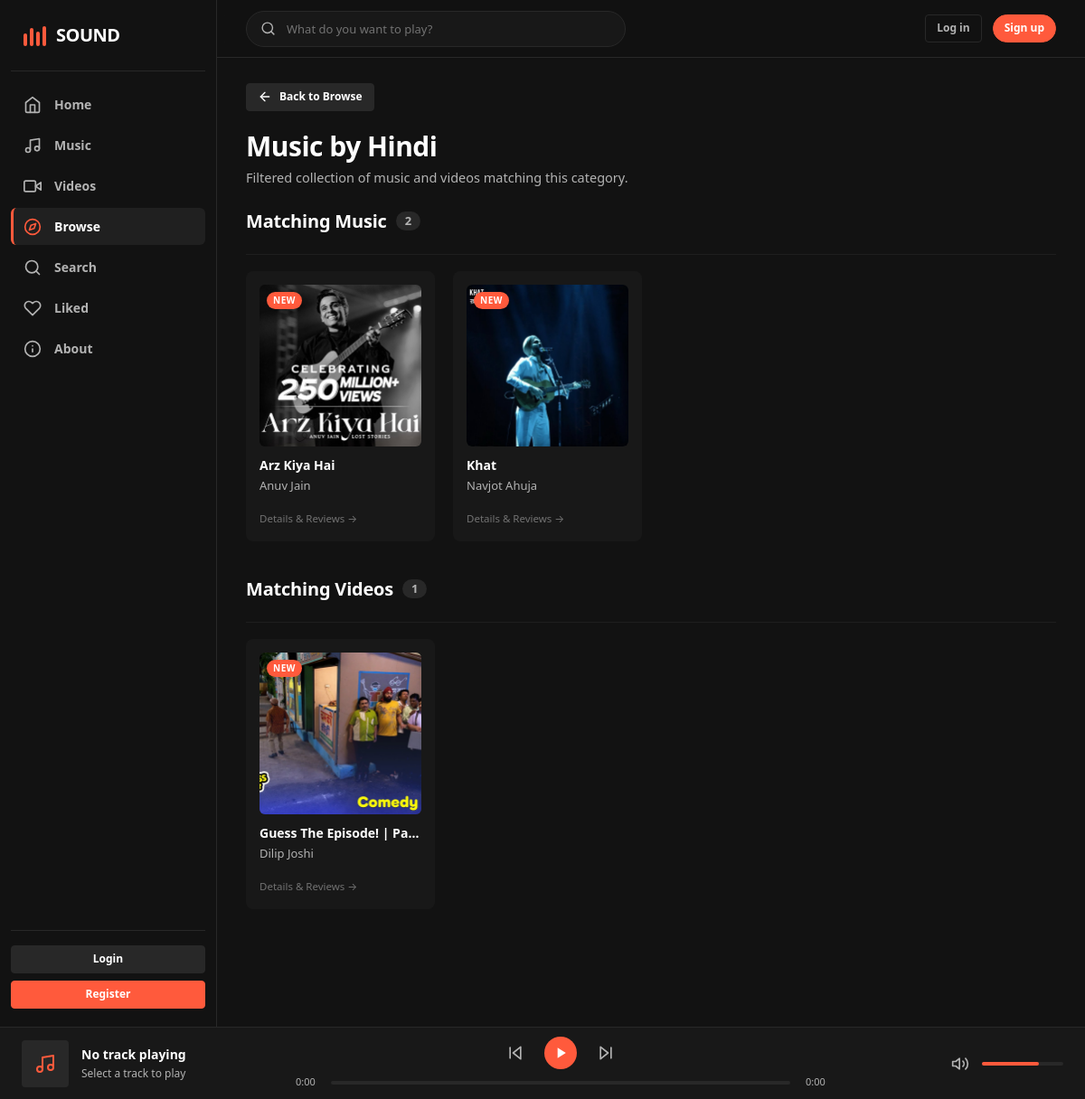
Page /browse.php?language=3 on the committed database.
### tables this page shows
CREATE TABLE `languages` (
  `id` int(11) NOT NULL,
  `name` varchar(50) NOT NULL
);

CREATE TABLE `music` (
  `id` int(11) NOT NULL,
  `artist_id` int(11) NOT NULL,
  `album_id` int(11) DEFAULT NULL,
  `genre_id` int(11) NOT NULL,
  `language_id` int(11) NOT NULL,
  `year_id` int(11) NOT NULL,
  `title` varchar(100) NOT NULL,
  `file_path` varchar(255) NOT NULL,
  `cover` varchar(255) DEFAULT NULL,
  `description` text DEFAULT NULL,
  `duration` int(11) DEFAULT NULL,
  `play_count` int(11) DEFAULT 0,
  `created_at` timestamp NOT NULL DEFAULT current_timestamp()
);

CREATE TABLE `artists` (
  `id` int(11) NOT NULL,
  `name` varchar(100) NOT NULL,
  `description` text DEFAULT NULL
);

CREATE TABLE `videos` (
  `id` int(11) NOT NULL,
  `artist_id` int(11) NOT NULL,
  `album_id` int(11) DEFAULT NULL,
  `genre_id` int(11) NOT NULL,
  `language_id` int(11) NOT NULL,
  `year_id` int(11) NOT NULL,
  `title` varchar(100) NOT NULL,
  `file_path` varchar(255) NOT NULL,
  `thumbnail` varchar(255) DEFAULT NULL,
  `description` text DEFAULT NULL,
  `duration` int(11) DEFAULT NULL,
  `play_count` int(11) DEFAULT 0,
  `created_at` timestamp NOT NULL DEFAULT current_timestamp()
);

### config/database.php (called while the page is built, shortened)
<?php
try {
    $pdo = new PDO("mysql:host=" . DB_HOST . ";dbname=" . DB_NAME . ";charset=utf8mb4", DB_USER, DB_PASS);
    $pdo->setAttribute(PDO::ATTR_ERRMODE, PDO::ERRMODE_EXCEPTION);
} catch (PDOException $e) {
    if (defined('APP_DEBUG') && APP_DEBUG) {
        die("Could not connect to the database " . DB_NAME . ": " . $e->getMessage());
    } else {
        error_log("Database connection error: " . $e->getMessage());
        http_response_code(500);
        die("<!DOCTYPE html><html><head><title>Service Unavailable</title><link rel='stylesheet' href='/sound/assets/css/style.css'></head><body style='display:flex;align-items:center;justify-content:center;min-height:100vh;background:#121212;color:#fff;font-family:\"Segoe UI\", sans-serif;'><div style='text-align:center;'><h1>Service Temporarily Unavailable</h1><p style='color:#b3b3b3;'>We are experiencing database connectivity issues. Please try again in a few moments.</p></div></body></html>");
    }
}
function query($sql, $params = []) {
    global $pdo;
    $stmt = $pdo->prepare($sql);
    $stmt->execute($params);
    return $stmt;
}
function fetchAll($sql, $params = []) {
    return query($sql, $params)->fetchAll(PDO::FETCH_ASSOC);
}
function fetchOne($sql, $params = []) {
    return query($sql, $params)->fetch(PDO::FETCH_ASSOC);
}
require_once __DIR__ . '/../includes/helpers.php';

### browse.php (the view, shortened to what this page needs)
<?php
$isFiltered = false;
$filterHeading = '';
$matchingMusic = [];
$matchingVideos = [];
if (isset($_GET['artist'])) {
    $isFiltered = true;
    $artistId = intval($_GET['artist']);
    $artist = fetchOne("SELECT * FROM artists WHERE id = ?", [$artistId]);
    $filterName = $artist['name'] ?? 'Unknown Artist';
    $filterHeading = "Music by " . $filterName;
    $page_title = $filterHeading;
    $matchingMusic = fetchAll("
        SELECT m.*, a.name as artist_name, g.name as genre_name
        FROM music m
        JOIN artists a ON m.artist_id = a.id
        LEFT JOIN genres g ON m.genre_id = g.id
        WHERE m.artist_id = ?
        ORDER BY m.title ASC
    ", [$artistId]);
    $matchingVideos = fetchAll("
        SELECT v.*, a.name as artist_name, g.name as genre_name
        FROM videos v
        JOIN artists a ON v.artist_id = a.id
        LEFT JOIN genres g ON v.genre_id = g.id
        WHERE v.artist_id = ?
        ORDER BY v.title ASC
    ", [$artistId]);
} elseif (isset($_GET['language'])) {
    $isFiltered = true;
    $languageId = intval($_GET['language']);
    $language = fetchOne("SELECT * FROM languages WHERE id = ?", [$languageId]);
    $filterName = $language['name'] ?? 'Unknown Language';
    $filterHeading = "Music by " . $filterName;
    $matchingMusic = fetchAll("
        SELECT m.*, a.name as artist_name, g.name as genre_name
        FROM music m
        JOIN artists a ON m.artist_id = a.id
        LEFT JOIN genres g ON m.genre_id = g.id
        WHERE m.language_id = ?
        ORDER BY m.title ASC
    ", [$languageId]);
    $matchingVideos = fetchAll("
        SELECT v.*, a.name as artist_name, g.name as genre_name
        FROM videos v
        JOIN artists a ON v.artist_id = a.id
        LEFT JOIN genres g ON v.genre_id = g.id
        WHERE v.language_id = ?
        ORDER BY v.title ASC
    ", [$languageId]);
}
require_once __DIR__ . '/includes/header.php';
?>
<div class="container" style="max-width: 1200px; margin: 0 auto; padding-bottom: 50px;">
    <?php if ($isFiltered): ?>
        <div style="margin-bottom: 24px;">
            <a href="/sound/browse.php" class="btn btn-secondary btn-sm" style="display: inline-flex; align-items: center; gap: 8px; margin-bottom: 20px;">
                <svg width="16" height="16" viewBox="0 0 24 24" fill="none" stroke="currentColor" stroke-width="2" stroke-linecap="round" stroke-linejoin="round">
                    <line x1="19" y1="12" x2="5" y2="12"></line>
                    <polyline points="12 19 5 12 12 5"></polyline>
                </svg>
                <span>Back to Browse</span>
            </a>
            <h1 style="font-size: 30px; font-weight: 800; color: var(--text-primary); margin-bottom: 6px; letter-spacing: -0.5px;">
                <?php echo htmlspecialchars($filterHeading); ?>
            </h1>
            <p style="color: var(--text-muted); font-size: 14.5px; margin: 0;">
                Filtered collection of music and videos matching this category.
            </p>
        </div>
        <?php
        $hasMusic = !empty($matchingMusic);
        $hasVideos = !empty($matchingVideos);
        ?>
        <?php if (!$hasMusic && !$hasVideos): ?>
            <div class="empty-state-card" style="margin-top: 32px; padding: 48px 32px;">
                <div style="width: 56px; height: 56px; border-radius: var(--radius-pill); background: var(--bg-elevated); color: var(--text-subtle); display: flex; align-items: center; justify-content: center; margin: 0 auto 16px auto;">
                    <svg width="28" height="28" viewBox="0 0 24 24" fill="none" stroke="currentColor" stroke-width="2" stroke-linecap="round" stroke-linejoin="round">
                        <circle cx="12" cy="12" r="10"></circle>
                        <line x1="8" y1="12" x2="16" y2="12"></line>
                    </svg>
                </div>
                <h3 style="font-size: 18px; font-weight: 700; color: var(--text-primary); margin-bottom: 8px;">No music or videos found</h3>
                <p style="color: var(--text-muted); font-size: 14px; max-width: 440px; margin: 0 auto 24px auto;">
                    There are currently no music tracks or videos categorized under this filter.
                </p>
                <a href="/sound/browse.php" class="btn btn-primary" style="padding: 10px 24px;">Browse Other Categories</a>
            </div>
        <?php else: ?>
            <?php if ($hasMusic): ?>
                <div class="browse-section">
                    <div class="browse-section-header">
                        <h2 class="browse-section-title">
                            <span>Matching Music</span>
                            <span class="browse-count"><?php echo count($matchingMusic); ?></span>
                        </h2>
                    </div>
                    <div class="card-grid">
                        <?php foreach ($matchingMusic as $item):
                        ?>
                            <div class="card" data-track-id="<?php echo $item['id']; ?>" data-track-url="<?php echo htmlspecialchars(asset_url($item['file_path'])); ?>" data-track-title="<?php echo htmlspecialchars($item['title']); ?>" data-track-artist="<?php echo htmlspecialchars($item['artist_name']); ?>" data-cover="<?php echo htmlspecialchars(asset_url($item['cover'] ?? '')); ?>">
                                <div class="card-cover">
                                    <?php echo render_cover_tile($item['title'], $item['cover'] ?? '', $item['title']); ?>
                                    <?php if (isNewItem($item['created_at'] ?? '')): ?>
                                        <span class="badge-new">NEW</span>
                                    <?php endif; ?>
                                </div>
                                <div class="card-content">
                                    <h3 class="card-title">
                                        <a href="/sound/music.php?id=<?php echo $item['id']; ?>" data-action="view-details"><?php echo htmlspecialchars($item['title']); ?></a>
                                    </h3>
                                    <p class="card-artist"><?php echo htmlspecialchars($item['artist_name']); ?></p>
                                    <a href="/sound/music.php?id=<?php echo $item['id']; ?>" class="card-details-action" data-action="view-details">Details & Reviews &rarr;</a>
                                </div>
                            </div>
                        <?php endforeach; ?>
                    </div>
                </div>
            <?php endif; ?>
            <?php if ($hasVideos): ?>
                <div class="browse-section">
                    <div class="browse-section-header">
                        <h2 class="browse-section-title">
                            <span>Matching Videos</span>
                            <span class="browse-count"><?php echo count($matchingVideos); ?></span>
                        </h2>
                    </div>
                    <div class="card-grid">
                        <?php foreach ($matchingVideos as $video):
                        ?>
                            <div class="card">
                                <div class="card-cover">
                                    <?php echo render_cover_tile($video['title'], $video['thumbnail'] ?? '', $video['title']); ?>
                                    <?php if (isNewItem($video['created_at'] ?? '')): ?>
                                        <span class="badge-new">NEW</span>
                                    <?php endif; ?>
                                </div>
                                <div class="card-content">
                                    <h3 class="card-title">
                                        <a href="/sound/videos.php?id=<?php echo $video['id']; ?>" data-action="view-details"><?php echo htmlspecialchars($video['title']); ?></a>
                                    </h3>
                                    <p class="card-artist"><?php echo htmlspecialchars($video['artist_name']); ?></p>
                                    <a href="/sound/videos.php?id=<?php echo $video['id']; ?>" class="card-details-action" data-action="view-details">Details & Reviews &rarr;</a>
                                </div>
                            </div>
                        <?php endforeach; ?>
                    </div>
                </div>
            <?php endif; ?>
        <?php endif; ?>
    <?php endif; ?>
</div>
<?php require_once __DIR__ . '/includes/footer.php'; ?>

### includes/helpers.php (shortened to what this page needs)
<?php
function asset_url($path) {
    $path = trim($path);
    $clean = ltrim($path, '/\\');
    return '/sound/' . str_replace('\\', '/', $clean);
}
function asset_exists($path) {
    $clean = ltrim(str_replace(['/sound/', '\\'], ['', '/'], $path), '/');
    return file_exists(ROOT_PATH . $clean);
}
function render_cover_tile($title, $coverPath, $alt = '', $extraClasses = '', $attr = '') {
    $altText = !empty($alt) ? $alt : $title;
    if (!empty($coverPath) && asset_exists($coverPath)) {
        $url = htmlspecialchars(asset_url($coverPath));
        $altSafe = htmlspecialchars($altText);
        $classSafe = htmlspecialchars($extraClasses);
        return "<img src=\"{$url}\" alt=\"{$altSafe}\" class=\"{$classSafe}\" {$attr}>";
    }
    $initials = strtoupper(substr(trim($title ?: 'SO'), 0, 2));
    $classSafe = htmlspecialchars('placeholder ' . $extraClasses);
    return "<div class=\"{$classSafe}\" {$attr}><span style=\"color: #FF5A3C; font-weight: 800; font-size: 14px;\">" . htmlspecialchars($initials) . "</span></div>";
}
function isNewItem($created_at) {
    $timestamp = strtotime($created_at);
    return $timestamp >= (time() - (7 * 86400));
}

### rows in the picture
languages: name "Music by Hindi"
music: cover (picture), shows "NEW", title "Arz Kiya Hai", artist.name "Anuv Jain"
music: cover (picture), shows "NEW", title "Khat", artist.name "Navjot Ahuja"
videos: thumbnail (picture), shows "NEW", title "Guess The Episode! | Pa…", artist.name "Dilip Joshi"

### other values in the picture
$site_name "SOUND"
count($matchingMusic) "2"
count($matchingVideos) "1"
